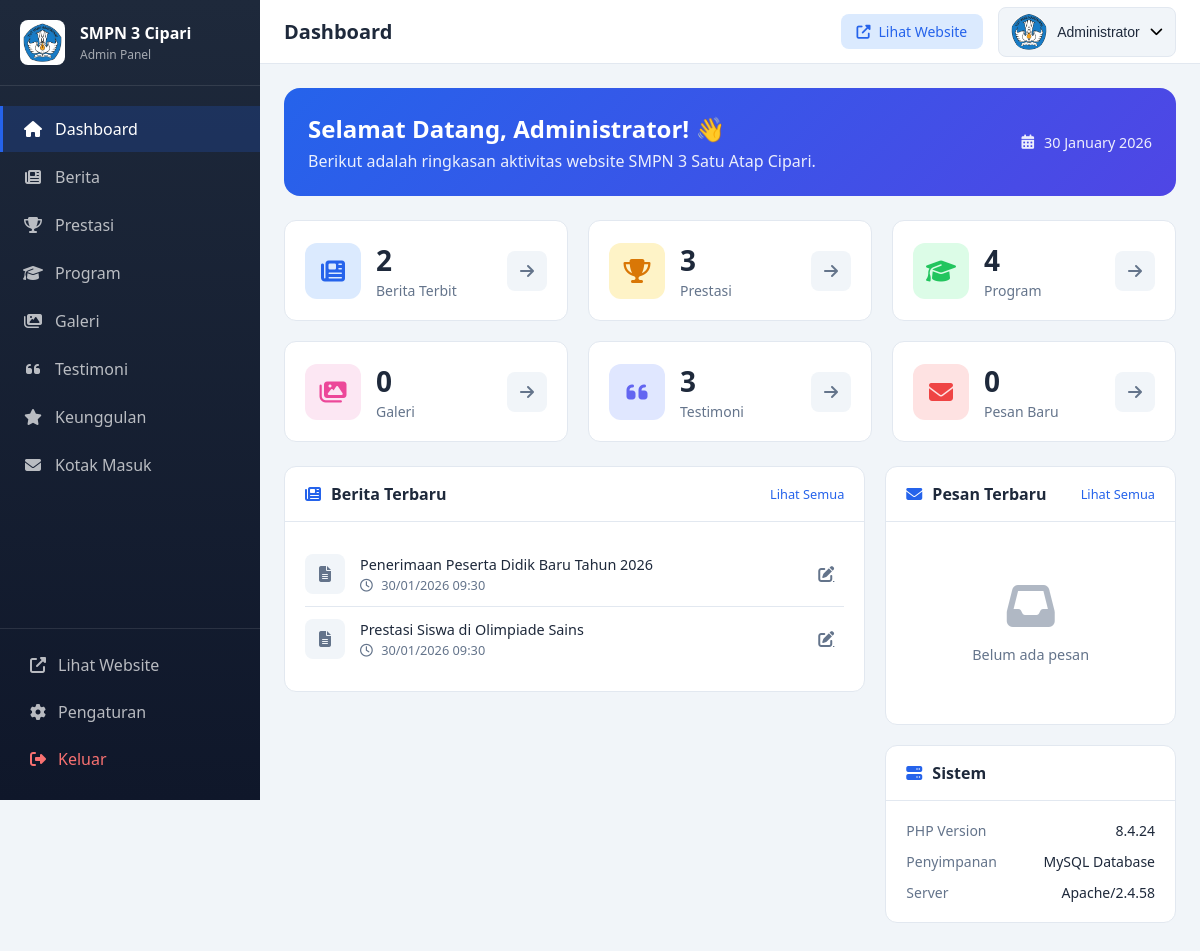
/admin/index.php (signed in), run on the app's committed database.
### tables this page shows
CREATE TABLE IF NOT EXISTS news (
    id INT UNSIGNED AUTO_INCREMENT PRIMARY KEY,
    title VARCHAR(255) NOT NULL,
    slug VARCHAR(255) NOT NULL UNIQUE,
    excerpt TEXT,
    content MEDIUMTEXT NOT NULL,
    featured_image VARCHAR(255),
    category VARCHAR(100) DEFAULT 'umum',
    status ENUM('draft', 'published') DEFAULT 'draft',
    author_id INT UNSIGNED,
    view_count INT UNSIGNED DEFAULT 0,
    published_at DATETIME DEFAULT NULL,
    created_at TIMESTAMP DEFAULT CURRENT_TIMESTAMP,
    updated_at TIMESTAMP DEFAULT CURRENT_TIMESTAMP ON UPDATE CURRENT_TIMESTAMP,
    FOREIGN KEY (author_id) REFERENCES admin_users(id) ON DELETE SET NULL,
    INDEX idx_slug (slug),
    INDEX idx_status (status),
    INDEX idx_category (category),
    INDEX idx_published (published_at)
);

### admin/index.php (the view, shortened to what this page needs)
<?php
$stats = [
    'news' => 0,
    'achievements' => 0,
    'programs' => 0,
    'gallery' => 0,
    'testimonials' => 0,
    'contacts' => 0
];
try {
    $pdo = getDB();
    $stmt = $pdo->prepare("SELECT COUNT(*) FROM news WHERE status = 'published'");
    $stmt->execute();
    $stats['news'] = $stmt->fetchColumn();
    $stmt = $pdo->prepare("SELECT COUNT(*) FROM achievements WHERE status = 'published'");
    $stmt->execute();
    $stats['achievements'] = $stmt->fetchColumn();
    $stmt = $pdo->prepare("SELECT COUNT(*) FROM programs WHERE status = 'published'");
    $stmt->execute();
    $stats['programs'] = $stmt->fetchColumn();
    $stmt = $pdo->prepare("SELECT COUNT(*) FROM gallery WHERE status = 'published'");
    $stmt->execute();
    $stats['gallery'] = $stmt->fetchColumn();
    $stmt = $pdo->prepare("SELECT COUNT(*) FROM testimonials WHERE status = 'published'");
    $stmt->execute();
    $stats['testimonials'] = $stmt->fetchColumn();
    $stmt = $pdo->prepare("SELECT COUNT(*) FROM contacts WHERE status = 'new'");
    $stmt->execute();
    $stats['contacts'] = $stmt->fetchColumn();
} catch (PDOException $e) {
    error_log("Dashboard Error: " . $e->getMessage());
}
$recent_news = [];
$recent_contacts = [];
try {
    $pdo = getDB();
    $stmt = $pdo->query("SELECT id, title, created_at FROM news ORDER BY created_at DESC LIMIT 5");
    $recent_news = $stmt->fetchAll();
    $stmt = $pdo->query("SELECT id, name, subject, created_at, status FROM contacts ORDER BY created_at DESC LIMIT 5");
    $recent_contacts = $stmt->fetchAll();
} catch (PDOException $e) {
    error_log("Recent Activity Error: " . $e->getMessage());
}
$system_info = [
    'php_version' => phpversion(),
    'server_software' => $_SERVER['SERVER_SOFTWARE'] ?? 'Unknown',
    'storage_type' => 'MySQL Database'
];
?>
<!DOCTYPE html>
<html lang="id">
<head>
    <link rel="stylesheet" href="assets/css/admin.css">
    <link rel="stylesheet" href="https://cdnjs.cloudflare.com/ajax/libs/font-awesome/6.5.1/css/all.min.css">
</head>
<body>
    <?php include 'includes/sidebar.php'; ?>
    <main class="main-content">
        <header class="topbar">
            <div class="topbar-left">
                <h1 class="page-title">Dashboard</h1>
            </div>
            <div class="topbar-right">
                <a href="../" target="_blank" class="btn-view-site">
                    <i class="fas fa-external-link-alt"></i>
                    <span>Lihat Website</span>
                </a>
                <div class="user-menu">
                    <button class="user-dropdown" onclick="toggleUserMenu()">
                        <img src="../img/logo.jpeg" alt="Admin" class="user-avatar">
                        <span class="user-name"><?= htmlspecialchars($_SESSION['admin_name']) ?></span>
                        <i class="fas fa-chevron-down"></i>
                    </button>
                </div>
            </div>
        </header>
        <div class="content-wrapper">
            <div class="welcome-banner">
                <div class="welcome-content">
                    <h2>Selamat Datang, <?= htmlspecialchars(explode(' ', $_SESSION['admin_name'])[0]) ?>! 👋</h2>
                    <p>Berikut adalah ringkasan aktivitas website SMPN 3 Satu Atap Cipari.</p>
                </div>
                <div class="welcome-time">
                    <i class="fas fa-calendar-alt"></i>
                    <span><?= date('d F Y') ?></span>
                </div>
            </div>
            <div class="stats-grid">
                <div class="stat-card">
                    <div class="stat-icon" style="background: #dbeafe; color: #2563eb;">
                        <i class="fas fa-newspaper"></i>
                    </div>
                    <div class="stat-info">
                        <h3><?= number_format($stats['news']) ?></h3>
                        <p>Berita Terbit</p>
                    </div>
                    <a href="news.php" class="stat-link">
                        <i class="fas fa-arrow-right"></i>
                    </a>
                </div>
                <div class="stat-card">
                    <div class="stat-icon" style="background: #fef3c7; color: #d97706;">
                        <i class="fas fa-trophy"></i>
                    </div>
                    <div class="stat-info">
                        <h3><?= number_format($stats['achievements']) ?></h3>
                        <p>Prestasi</p>
                    </div>
                    <a href="achievements.php" class="stat-link">
                        <i class="fas fa-arrow-right"></i>
                    </a>
                </div>
                <div class="stat-card">
                    <div class="stat-icon" style="background: #dcfce7; color: #22c55e;">
                        <i class="fas fa-graduation-cap"></i>
                    </div>
                    <div class="stat-info">
                        <h3><?= number_format($stats['programs']) ?></h3>
                        <p>Program</p>
                    </div>
                    <a href="programs.php" class="stat-link">
                        <i class="fas fa-arrow-right"></i>
                    </a>
                </div>
                <div class="stat-card">
                    <div class="stat-icon" style="background: #fce7f3; color: #ec4899;">
                        <i class="fas fa-images"></i>
                    </div>
                    <div class="stat-info">
                        <h3><?= number_format($stats['gallery']) ?></h3>
                        <p>Galeri</p>
                    </div>
                    <a href="gallery.php" class="stat-link">
                        <i class="fas fa-arrow-right"></i>
                    </a>
                </div>
                <div class="stat-card">
                    <div class="stat-icon" style="background: #e0e7ff; color: #6366f1;">
                        <i class="fas fa-quote-left"></i>
                    </div>
                    <div class="stat-info">
                        <h3><?= number_format($stats['testimonials']) ?></h3>
                        <p>Testimoni</p>
                    </div>
                    <a href="testimonials.php" class="stat-link">
                        <i class="fas fa-arrow-right"></i>
                    </a>
                </div>
                <div class="stat-card">
                    <div class="stat-icon" style="background: #fee2e2; color: #ef4444;">
                        <i class="fas fa-envelope"></i>
                    </div>
                    <div class="stat-info">
                        <h3><?= number_format($stats['contacts']) ?></h3>
                        <p>Pesan Baru</p>
                    </div>
                    <a href="contacts.php" class="stat-link">
                        <i class="fas fa-arrow-right"></i>
                    </a>
                </div>
            </div>
            <div class="dashboard-row">
                <div class="dashboard-col-2">
                    <div class="card">
                        <div class="card-header">
                            <h3><i class="fas fa-newspaper"></i> Berita Terbaru</h3>
                            <a href="news.php" class="btn-view-all">Lihat Semua</a>
                        </div>
                        <div class="card-body">
                            <?php if (empty($recent_news)): ?>
                            <div class="empty-state">
                                <i class="fas fa-inbox"></i>
                                <p>Belum ada berita</p>
                            </div>
                            <?php else: ?>
                            <div class="list-group">
                                <?php foreach ($recent_news as $item): ?>
                                <div class="list-item">
                                    <div class="list-item-icon">
                                        <i class="fas fa-file-alt"></i>
                                    </div>
                                    <div class="list-item-content">
                                        <h4><?= htmlspecialchars($item['title'] ?? 'Tanpa judul') ?></h4>
                                        <p><i class="far fa-clock"></i> <?= date('d/m/Y H:i', strtotime($item['created_at'] ?? 'now')) ?></p>
                                    </div>
                                    <a href="news-edit.php?id=<?= $item['id'] ?? '' ?>" class="btn-icon" title="Edit">
                                        <i class="fas fa-edit"></i>
                                    </a>
                                </div>
                                <?php endforeach; ?>
                            </div>
                            <?php endif; ?>
                        </div>
                    </div>
                </div>
                <div class="dashboard-col-1">
                    <div class="card">
                        <div class="card-header">
                            <h3><i class="fas fa-envelope"></i> Pesan Terbaru</h3>
                            <a href="contacts.php" class="btn-view-all">Lihat Semua</a>
                        </div>
                        <div class="card-body">
                            <?php if (empty($recent_contacts)): ?>
                            <div class="empty-state">
                                <i class="fas fa-inbox"></i>
                                <p>Belum ada pesan</p>
                            </div>
                            <?php endif; ?>
                        </div>
                    </div>
                    <div class="card">
                        <div class="card-header">
                            <h3><i class="fas fa-server"></i> Sistem</h3>
                        </div>
                        <div class="card-body">
                            <div class="system-info">
                                <div class="info-row">
                                    <span class="info-label">PHP Version</span>
                                    <span class="info-value"><?= $system_info['php_version'] ?></span>
                                </div>
                                <div class="info-row">
                                    <span class="info-label">Penyimpanan</span>
                                    <span class="info-value"><?= $system_info['storage_type'] ?></span>
                                </div>
                                <div class="info-row">
                                    <span class="info-label">Server</span>
                                    <span class="info-value"><?= $system_info['server_software'] ?></span>
                                </div>
                            </div>
                        </div>
                    </div>
                </div>
            </div>
        </div>
    </main>
</body>
</html>

### data on the page
news: title "Penerimaan Peserta Didik Baru Tahun 2026", created_at "30/01/2026 09:30"
news: title "Prestasi Siswa di Olimpiade Sains", created_at "30/01/2026 09:30"

### other printed values
$item['label'] "Dashboard"
$item['label'] "Berita"
$item['label'] "Prestasi"
$item['label'] "Program"
$item['label'] "Galeri"
$item['label'] "Testimoni"
$item['label'] "Keunggulan"
$item['label'] "Kotak Masuk"
$_SESSION['admin_name'] "Administrator"
explode(' ', $_SESSION['admin_name'])[0] "Administrator"
$stats['news'] "2"
$stats['achievements'] "3"
$stats['programs'] "4"
$stats['gallery'] "0"
$stats['testimonials'] "3"
